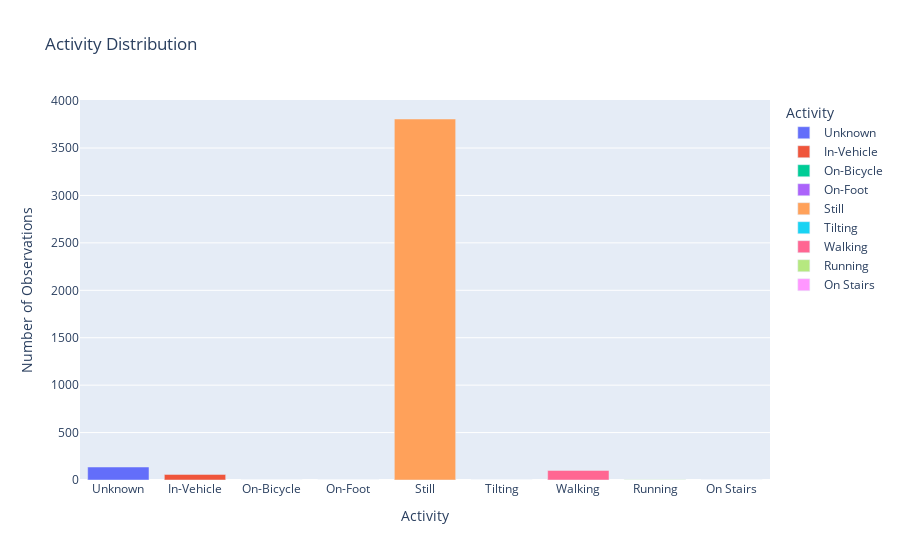

The cell this chart's notebook holds for it:
### Code cell
all_activities = ['Unknown', 'In-Vehicle', 'On-Bicycle', 'On-Foot', 'Still', 'Tilting', 'Walking', 'Running', 'On Stairs']
activity_counts = data['activity'].value_counts().reindex(all_activities, fill_value=0)

activity_df = pd.DataFrame({'Activity': activity_counts.index, 'Number of Observations': activity_counts.values})

fig = px.bar(activity_df, x='Activity', y='Number of Observations', title='Activity Distribution', 
             labels={'Activity': 'Activity', 'Number of Observations': 'Number of Observations'}, 
             color='Activity')

fig.show()

### Figure 1 — Plotly figure (JSON) as saved in the notebook; plotly's stock layout.template omitted (floating-point values rounded to 4 significant figures)
{"data": [{"alignmentgroup": "True", "hovertemplate": "Activity=%{x}<br>Number of Observations=%{y}<extra></extra>", "legendgroup": "Unknown", "marker": {"color": "#636efa", "pattern": {"shape": ""}}, "name": "Unknown", "offsetgroup": "Unknown", "orientation": "v", "showlegend": true, "textposition": "auto", "type": "bar", "x": ["Unknown"], "xaxis": "x", "y": [137], "yaxis": "y"}, {"alignmentgroup": "True", "hovertemplate": "Activity=%{x}<br>Number of Observations=%{y}<extra></extra>", "legendgroup": "In-Vehicle", "marker": {"color": "#EF553B", "pattern": {"shape": ""}}, "name": "In-Vehicle", "offsetgroup": "In-Vehicle", "orientation": "v", "showlegend": true, "textposition": "auto", "type": "bar", "x": ["In-Vehicle"], "xaxis": "x", "y": [59], "yaxis": "y"}, {"alignmentgroup": "True", "hovertemplate": "Activity=%{x}<br>Number of Observations=%{y}<extra></extra>", "legendgroup": "On-Bicycle", "marker": {"color": "#00cc96", "pattern": {"shape": ""}}, "name": "On-Bicycle", "offsetgroup": "On-Bicycle", "orientation": "v", "showlegend": true, "textposition": "auto", "type": "bar", "x": ["On-Bicycle"], "xaxis": "x", "y": [0], "yaxis": "y"}, {"alignmentgroup": "True", "hovertemplate": "Activity=%{x}<br>Number of Observations=%{y}<extra></extra>", "legendgroup": "On-Foot", "marker": {"color": "#ab63fa", "pattern": {"shape": ""}}, "name": "On-Foot", "offsetgroup": "On-Foot", "orientation": "v", "showlegend": true, "textposition": "auto", "type": "bar", "x": ["On-Foot"], "xaxis": "x", "y": [0], "yaxis": "y"}, {"alignmentgroup": "True", "hovertemplate": "Activity=%{x}<br>Number of Observations=%{y}<extra></extra>", "legendgroup": "Still", "marker": {"color": "#FFA15A", "pattern": {"shape": ""}}, "name": "Still", "offsetgroup": "Still", "orientation": "v", "showlegend": true, "textposition": "auto", "type": "bar", "x": ["Still"], "xaxis": "x", "y": [3806], "yaxis": "y"}, {"alignmentgroup": "True", "hovertemplate": "Activity=%{x}<br>Number of Observations=%{y}<extra></extra>", "legendgroup": "Tilting", "marker": {"color": "#19d3f3", "pattern": {"shape": ""}}, "name": "Tilting", "offsetgroup": "Tilting", "orientation": "v", "showlegend": true, "textposition": "auto", "type": "bar", "x": ["Tilting"], "xaxis": "x", "y": [0], "yaxis": "y"}, {"alignmentgroup": "True", "hovertemplate": "Activity=%{x}<br>Number of Observations=%{y}<extra></extra>", "legendgroup": "Walking", "marker": {"color": "#FF6692", "pattern": {"shape": ""}}, "name": "Walking", "offsetgroup": "Walking", "orientation": "v", "showlegend": true, "textposition": "auto", "type": "bar", "x": ["Walking"], "xaxis": "x", "y": [101], "yaxis": "y"}, {"alignmentgroup": "True", "hovertemplate": "Activity=%{x}<br>Number of Observations=%{y}<extra></extra>", "legendgroup": "Running", "marker": {"color": "#B6E880", "pattern": {"shape": ""}}, "name": "Running", "offsetgroup": "Running", "orientation": "v", "showlegend": true, "textposition": "auto", "type": "bar", "x": ["Running"], "xaxis": "x", "y": [3], "yaxis": "y"}, {"alignmentgroup": "True", "hovertemplate": "Activity=%{x}<br>Number of Observations=%{y}<extra></extra>", "legendgroup": "On Stairs", "marker": {"color": "#FF97FF", "pattern": {"shape": ""}}, "name": "On Stairs", "offsetgroup": "On Stairs", "orientation": "v", "showlegend": true, "textposition": "auto", "type": "bar", "x": ["On Stairs"], "xaxis": "x", "y": [0], "yaxis": "y"}], "layout": {"barmode": "relative", "legend": {"title": {"text": "Activity"}, "tracegroupgap": 0}, "title": {"text": "Activity Distribution"}, "xaxis": {"anchor": "y", "categoryarray": ["Unknown", "In-Vehicle", "On-Bicycle", "On-Foot", "Still", "Tilting", "Walking", "Running", "On Stairs"], "categoryorder": "array", "domain": [0, 1], "title": {"text": "Activity"}}, "yaxis": {"anchor": "x", "domain": [0, 1], "title": {"text": "Number of Observations"}}}}
